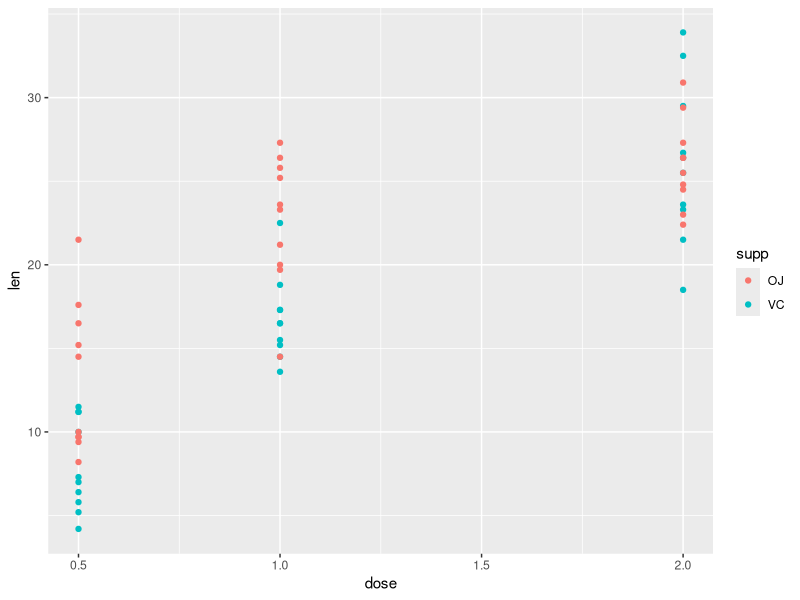
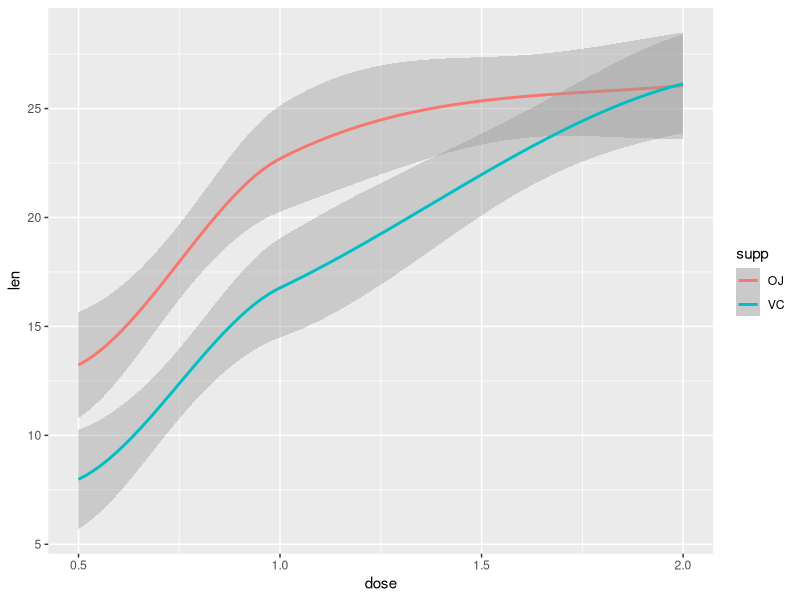

Write the R code that produced these figures, in order.
## ---- chunk 1
set.seed(123) # this ensures that any psuedo-random computations are always the same
## ---- chunk 2

# UNCOMMENT THE CODE

R.version

sessionInfo()
## ---- chunk 3

# YOUR CODE HERE
library(tidyverse)

sessionInfo()

## ---- chunk 4

# YOUR CODE HERE
iris_tibble = as_tibble(ToothGrowth)
print(iris_tibble)

 
## ---- chunk 5

# YOUR CODE HERE
filter(ToothGrowth, supp == "OJ")

## ---- chunk 6

# YOUR CODE HERE
filter(ToothGrowth, supp == "VC" & dose <= 1.0)


## ---- chunk 7

# YOUR CODE HERE

# We used iris_tibble since there was no tooth_growth_tibble and iris_tibble is exactliy that:
iris_tibble %>% group_by(supp) %>% summarize(mean(len))

## ---- chunk 8

# YOUR CODE HERE
ggplot() + geom_point(data=ToothGrowth, mapping=aes(x=dose,y=len, color=supp))

# Or as a "smooth-plot", a little easier to visualize:

ggplot() + geom_smooth(data=ToothGrowth, mapping=aes(x=dose,y=len, color=supp))

